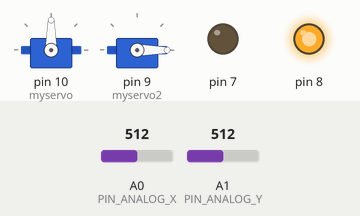
Recording of a sketch running on a simulated Arduino Uno, built with avr-gcc and run on an emulated ATmega328P. On the bench: 2 × servo, output pins drawn as LEDs (lit = HIGH). The inputs (shaded band) are chosen by the test bench; at power-on: A1 (PIN_ANALOG_Y) = 512, A0 (PIN_ANALOG_X) = 512. What the sketch prints to the serial monitor is not drawn.

Above: at 1.2 s.
1.3 s: A1 (PIN_ANALOG_Y) set to 716
At 2.5 s:
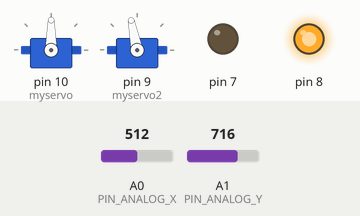
2.8 s: A0 (PIN_ANALOG_X) set to 716
At 4.0 s:
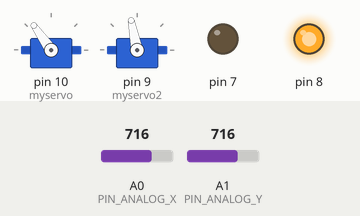
4.3 s: A1 (PIN_ANALOG_Y) set to 900
At 5.0 s:
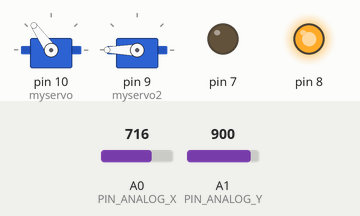
5.8 s: A0 (PIN_ANALOG_X) set to 900
At 6.3 s:
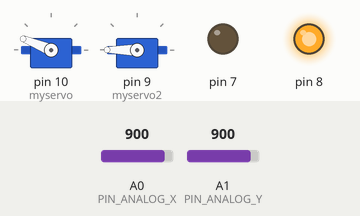
7.3 s: A1 (PIN_ANALOG_Y) set to 511
At 8.5 s:
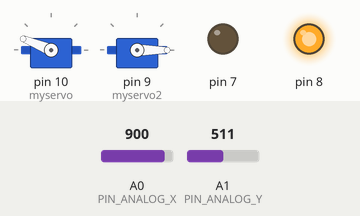
8.8 s: A0 (PIN_ANALOG_X) set to 1023
At 9.7 s:
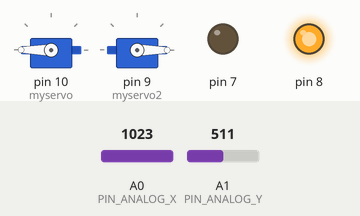
Timing chart, 0 to 11.3 s (numbered marks = the images above; inputs shaded):
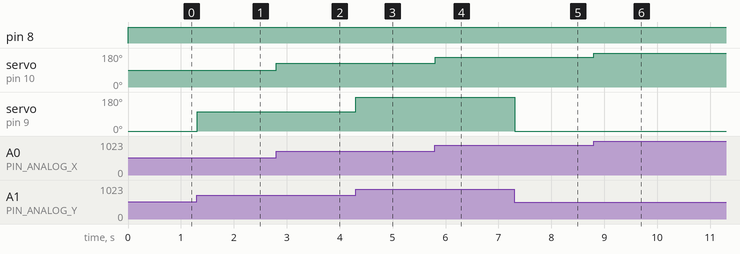

The sketch:

ArduinoRCCar.ino
```cpp
/*

  Controls a DC motor to power the car and a servo to adjust the steering rack.

  How to use:

    * Connect joystick shield to your Arduino
    * Upload this sketch to your Arduino
    * Open the Arduino IDE Serial Monitor (set to 9600 baud)
    * Waggle joystick, push buttons, and the motors move

  Requires:

    * Arduino
    * SparkFun Joystick Shield
    * DC motor controller on pin 9, servo on pin 10

  Based on original example by Ryan Owens

 */


// Store the Arduino pin associated with each input
const byte PIN_BUTTON_SELECT = 2; // Select button is triggered when joystick is pressed

const byte PIN_BUTTON_RIGHT = 3;
const byte PIN_BUTTON_UP = 4;
const byte PIN_BUTTON_DOWN = 5;
const byte PIN_BUTTON_LEFT = 6;

const byte PIN_ANALOG_X = 0;
const byte PIN_ANALOG_Y = 1;
int serVal = 0;
int serVal2 = 0;
int serVal3 = 0;
#include <Servo.h>
Servo myservo;
Servo myservo2;

void setup() {
  Serial.begin(9600);
  pinMode(7, OUTPUT);
  pinMode(8, OUTPUT);
  myservo.attach(10);
  myservo2.attach(9);
}


void loop() {

  //servo now
  serVal = map(analogRead(PIN_ANALOG_X), 0, 1023, 0, 180);
  myservo.write(serVal);
  serVal2 = map(analogRead(PIN_ANALOG_Y), 0, 1023, -255, 255);
  Serial.println(serVal2);
  if(serVal2 > -12 && serVal2 < -9){;
    digitalWrite(8, LOW);
    digitalWrite(7, LOW);
    analogWrite(9, 0);
    Serial.println(0);
  }
  else if(serVal2 > -8) {
    digitalWrite(8, HIGH);
    digitalWrite(7, LOW);
    myservo2.write(serVal2);
  }
  else if(serVal2 < -13){
    serVal3 = -serVal2;
    digitalWrite(8, LOW);
    digitalWrite(7, HIGH);
    myservo2.write(serVal3);
  }
}
```

Measured:
- after the input at 1.3 s, servo on pin 9 (myservo2): 0° → 101° at once
- after the input at 2.8 s, servo on pin 10 (myservo): 90° → 125° at once
- after the input at 4.3 s, servo on pin 9 (myservo2): 101° → 180° at once
- after the input at 5.8 s, servo on pin 10 (myservo): 125° → 158° at once
- after the input at 7.3 s, servo on pin 9 (myservo2): 180° → 0° at once
- after the input at 8.8 s, servo on pin 10 (myservo): 158° → 180° at once
